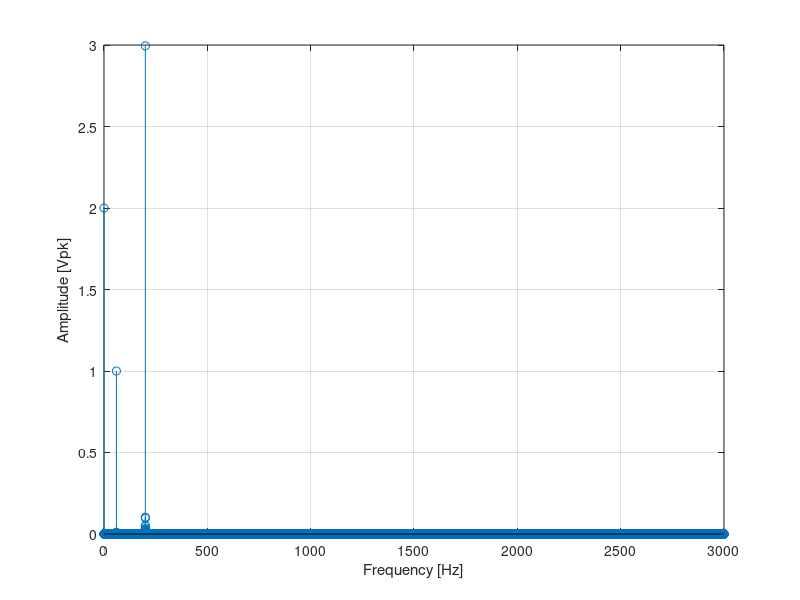
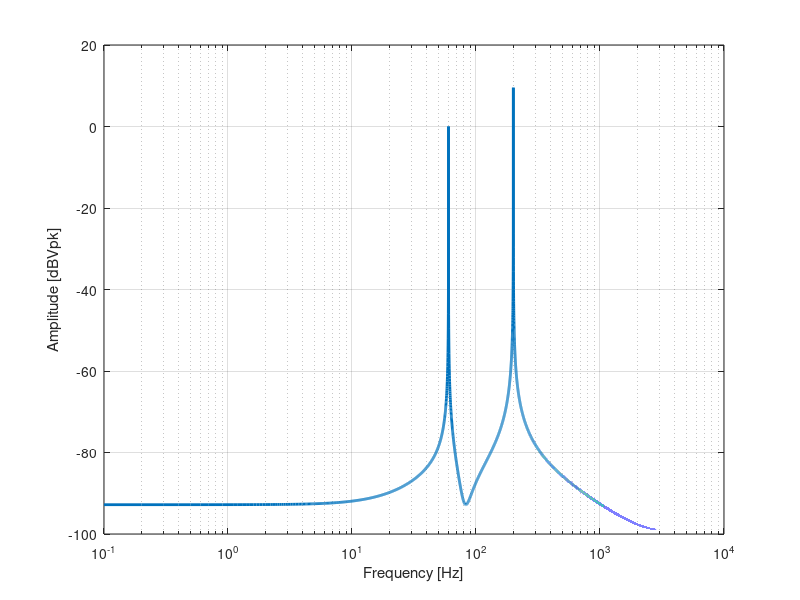

Write MATLAB code to recreate these figures, in order.
% fftExample

% A compresensive DFT (FFT) Theory related to MATLAB convention is given in
% https://www.youtube.com/watch?v=E2yyDR1sUBM&list=RDCMUCooRZ0pxedi179pBe9aXm5A&index=2
% taught by professor Barry Van Veen.
% No stupid assumptions and no windowing stuffs
% This lecture is a strict digital signal processing
% and it is Mathematically flawless
clear; clc; close all

% FFT is a kind of DFT
% for resampling, it is recommaned to use interp1 instead of the resampling
% https://www.mathworks.com/help/signal/ug/reconstructing-missing-data.html

%% 0. Nomencalture
N=1;                                                % number of samples in FFT
fsample = 6e3;                              % Sampling frequency of the signal

% fsample은 아래 예시에선 60 * 200의 최소공배수의 정수배이면 가장 좋다
% 즉, 관심있는 모든 주파수에서 최소 공배수일 필요가 있다.

signal = 1;                                        % Sampled signal
dt = 1/fsample;                                 % Time interval between data sampling

%% 1. Construct Sampled Signal
t = 0:dt:10-dt;
signal = 2 + 1*sin(2*pi*60*t) + 3*sin(2*pi*200*t);            % sampled signal
N = length(signal);                                                 % Number of sampled data points

%% 2. Perform MATLAB fft

% N is better to be odd. If not, make your signal data points to odd for
% god sake!
N
if(mod(N,2)==0)
    signal = signal(1:N-1);
    N = N-1;
end

% Perform actuall MATLAB fft for DFT coeff.
signalFFT = fft(signal);
signalFFTMag = abs(signalFFT);

%% Scale Matlab fft
complexSinusoidAmplitude = signalFFTMag/N;

sinusoidAmplitude = complexSinusoidAmplitude  * 2;
sinusoidAmplitude(1) = complexSinusoidAmplitude(1);                % DC component is not subject to 2 factor

positiveFrequencyAmplitude = sinusoidAmplitude( 1 : (N+1)/2 );  % Note it is not (N-1)/2
positiveFrequencyRange = (1/N) * (0:(N-1)/2) * fsample;

stem(positiveFrequencyRange, positiveFrequencyAmplitude);

xlabel('Frequency [Hz]')
ylabel('Amplitude [Vpk]')
grid on

figure(2)

semilogx( positiveFrequencyRange, mag2db(positiveFrequencyAmplitude) ,'linewidth', 2);
xlabel('Frequency [Hz]')
ylabel('Amplitude [dBVpk]')
grid on